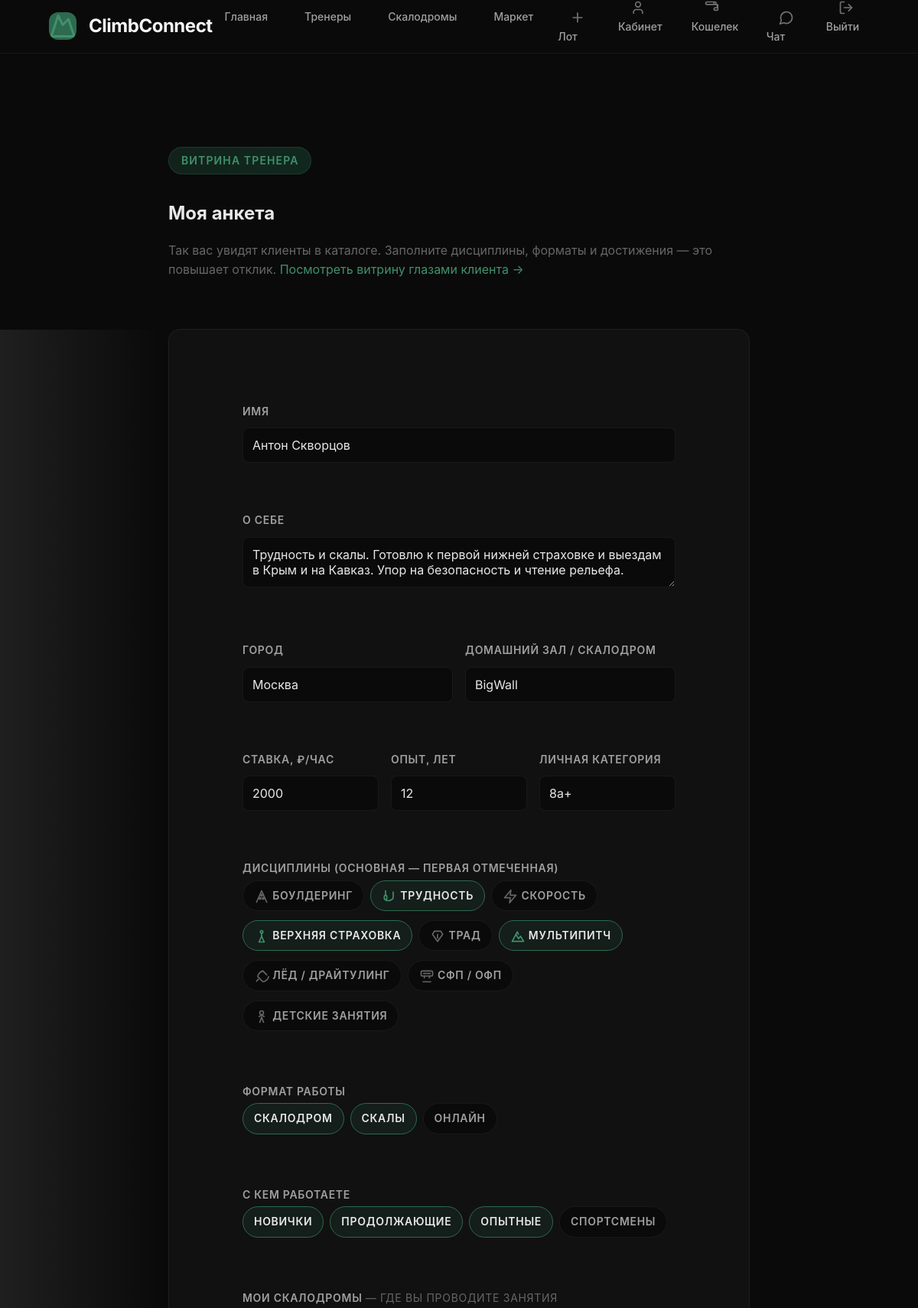
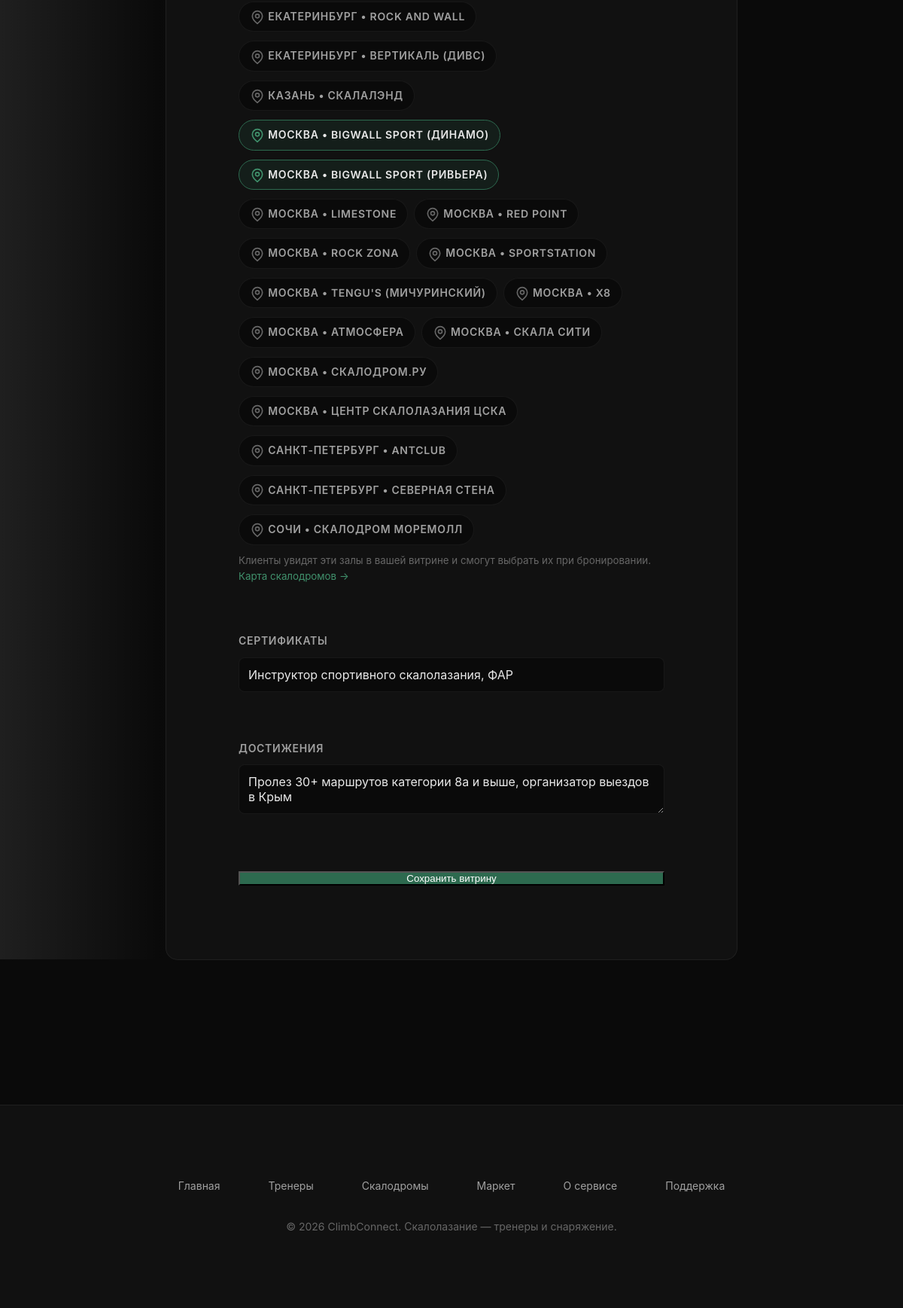
Page /showcase (signed in) on the committed database (2 pictures, top to bottom).
### app/database.py (models this page shows)
class User(Base):
    __tablename__ = "users"
    id = Column(Integer, primary_key=True, index=True)
    name = Column(String(100), nullable=False)
    email = Column(String(100), unique=True, nullable=False)
    phone = Column(String(20))
    password_hash = Column(String(256), nullable=False)
    role = Column(String(20), default="client")
    created_at = Column(DateTime, default=datetime.utcnow)
    fitness_goal = Column(String(50))
    experience_level = Column(String(20))
    preferred_sport = Column(String(50))
    location = Column(String(100))
    budget_min = Column(Integer, default=0)
    budget_max = Column(Integer, default=5000)
    bio = Column(Text)
    specialization = Column(String(50))
    experience_years = Column(Integer, default=0)
    certification = Column(String(200))
    hourly_rate = Column(Integer, default=0)
    rating = Column(Float, default=0.0)
    total_reviews = Column(Integer, default=0)
    total_bookings = Column(Integer, default=0)
    verification_level = Column(Integer, default=0)
    status = Column(String(20), default="active")
    wallet_balance = Column(Numeric(10, 2), default=0.00)
    wallet_bonus = Column(Numeric(10, 2), default=0.00)
    sliding_commission_rate = Column(Float, default=0.20)
    total_earnings = Column(Numeric(10, 2), default=0.00)
    trust_score = Column(Integer, default=100)
    streak_weeks = Column(Integer, default=0)
    achievements = Column(JSON, default=list)
    loyalty_points = Column(Integer, default=0)
    client_level = Column(String(20), default="beginner")
    interests_vector = Column(JSON, default=dict)
    disciplines = Column(JSON, default=list)        # ["bouldering", "lead", ...]
    work_formats = Column(JSON, default=list)       # ["gym", "outdoor", "online"]
    student_levels = Column(JSON, default=list)     # ["beginner", ...]
    gym = Column(String(150))                       # home climbing gym / wall
    personal_grade = Column(String(30))             # e.g. "7c+ / V9"
    achievements_text = Column(Text)                # comps, routes, medals
    showcase_image = Column(String(200))            # custom showcase photo path
    seller_rating = Column(Float, default=0.0)
    seller_reviews_total = Column(Integer, default=0)
    seller_sales = Column(Integer, default=0)

class ClimbingGym(Base):
    __tablename__ = "climbing_gyms"
    id = Column(Integer, primary_key=True, index=True)
    name = Column(String(120), nullable=False)
    city = Column(String(100), nullable=False, index=True)
    address = Column(String(200), nullable=False)
    metro = Column(String(80))                 # nearest metro / landmark
    lat = Column(Float, nullable=False)
    lng = Column(Float, nullable=False)
    disciplines = Column(JSON, default=list)   # ["bouldering", "lead", "speed", ...]
    wall_height = Column(String(40))           # e.g. "12 м"
    price_from = Column(Integer, default=0)    # entry price from, RUB
    description = Column(Text)
    website = Column(String(200))
    created_at = Column(DateTime, default=datetime.utcnow)

### app/main.py (the view)
@app.get("/showcase", response_class=HTMLResponse)
async def showcase_page(request: Request, db: Session = Depends(get_db)):
    user = get_current_user(request, db)
    if not user:
        return RedirectResponse("/login", status_code=302)
    if user.role != "trainer":
        return RedirectResponse("/dashboard", status_code=302)
    all_gyms = db.query(ClimbingGym).order_by(ClimbingGym.city, ClimbingGym.name).all()
    return templates.TemplateResponse("showcase.html", {
        "request": request, "user": user, "all_gyms": all_gyms,
        "trainer_gym_ids": {g.id for g in get_trainer_gyms(db, user.id)},
    })

### templates/showcase.html (shortened to what this page needs)
{% extends "base.html" %}
{% block content %}
<section class="section">
    <div class="container">
        <div class="booking-page" style="max-width: 760px;">
            <span class="section-tag">Витрина тренера</span>
            <h1 style="margin-bottom: var(--space-sm);">Моя анкета</h1>
            <p style="color:var(--text-muted);margin-bottom: var(--space-lg);">
                Так вас увидят клиенты в каталоге. Заполните дисциплины, форматы и достижения — это повышает отклик.
                <a href="/trainer/{{ user.id }}" style="color:var(--accent-light);">Посмотреть витрину глазами клиента →</a>
            </p>
            <div class="booking-form">
                <form id="showcaseForm">
                    <div class="form-group">
                        <label>Имя</label>
                        <input type="text" name="name" value="{{ user.name }}" required>
                    </div>
                    <div class="form-group">
                        <label>О себе</label>
                        <textarea name="bio" placeholder="Стиль работы, подход, чего ждать от занятий...">{{ user.bio or '' }}</textarea>
                    </div>
                    <div style="display:grid;grid-template-columns:1fr 1fr;gap:var(--space-sm);">
                        <div class="form-group">
                            <label>Город</label>
                            <input type="text" name="location" value="{{ user.location or '' }}" placeholder="Москва">
                        </div>
                        <div class="form-group">
                            <label>Домашний зал / скалодром</label>
                            <input type="text" name="gym" value="{{ user.gym or '' }}" placeholder="Скала Сити">
                        </div>
                    </div>
                    <div style="display:grid;grid-template-columns:1fr 1fr 1fr;gap:var(--space-sm);">
                        <div class="form-group">
                            <label>Ставка, ₽/час</label>
                            <input type="number" name="hourly_rate" min="0" value="{{ user.hourly_rate or 0 }}">
                        </div>
                        <div class="form-group">
                            <label>Опыт, лет</label>
                            <input type="number" name="experience_years" min="0" value="{{ user.experience_years or 0 }}">
                        </div>
                        <div class="form-group">
                            <label>Личная категория</label>
                            <input type="text" name="personal_grade" value="{{ user.personal_grade or '' }}" placeholder="7c+ / V9">
                        </div>
                    </div>
                    <div class="form-group">
                        <label>Дисциплины (основная — первая отмеченная)</label>
                        <div class="chips-select">
                            {% for key, d in DISCIPLINES.items() %}
                            <label class="chip-check {% if key in (user.disciplines or []) %}checked{% endif %}">
                                <svg class="icon icon-sm"><use href="#{{ d.icon }}"/></svg>
                                {{ d.name }}
                            </label>
                            {% endfor %}
                        </div>
                    </div>
                    <div class="form-group">
                        <label>Формат работы</label>
                        <div class="chips-select">
                            {% for key, f in FORMATS.items() %}
                            <label class="chip-check {% if key in (user.work_formats or []) %}checked{% endif %}">
                                {{ f }}
                            </label>
                            {% endfor %}
                        </div>
                    </div>
                    <div class="form-group">
                        <label>С кем работаете</label>
                        <div class="chips-select">
                            {% for key, l in LEVELS.items() %}
                            <label class="chip-check {% if key in (user.student_levels or []) %}checked{% endif %}">
                                {{ l }}
                            </label>
                            {% endfor %}
                        </div>
                    </div>
                    <div class="form-group">
                        <label>Мои скалодромы <span style="color:var(--text-muted);font-weight:400;">— где вы проводите занятия</span></label>
                        <div class="chips-select">
                            {% for g in all_gyms %}
                            <label class="chip-check {% if g.id in trainer_gym_ids %}checked{% endif %}">
                                <svg class="icon icon-sm"><use href="#icon-map-pin"/></svg>
                                {{ g.city }} • {{ g.name }}
                            </label>
                            {% endfor %}
                        </div>
                        <small style="color:var(--text-muted);display:block;margin-top:6px;">
                            Клиенты увидят эти залы в вашей витрине и смогут выбрать их при бронировании.
                            <a href="/gyms" target="_blank" style="color:var(--accent-light);">Карта скалодромов →</a>
                        </small>
                    </div>
                    <div class="form-group">
                        <label>Сертификаты</label>
                        <input type="text" name="certification" value="{{ user.certification or '' }}" placeholder="КМС, инструктор ФАР, судья...">
                    </div>
                    <div class="form-group">
                        <label>Достижения</label>
                        <textarea name="achievements_text" placeholder="Соревнования, первопроходы, результаты учеников...">{{ user.achievements_text or '' }}</textarea>
                    </div>
                    <button type="submit" class="btn-primary btn-full">
                        <span>Сохранить витрину</span>
                    </button>
                </form>
            </div>
        </div>
    </div>
</section>
{% endblock %}

### templates/base.html (style rules this page uses)
body { opacity: 0; animation: bodyFadeIn 0.4s ease 0.1s forwards; }

### rows in the picture
User: name "Антон Скворцов", bio "Трудность и скалы. Готовлю к первой нижней страховке и выездам в Крым и на Кавказ. Упор на безопасность и чтение рельефа.", location "Москва", gym "BigWall", hourly_rate "2000", experience_years "12", personal_grade "8a+", certification "Инструктор спортивного скалолазания, ФАР", achievements_text "Пролез 30+ маршрутов категории 8а и выше, организатор выездов в Крым"
ClimbingGym: city "ЕКАТЕРИНБУРГ", name "ROCK AND WALL"
ClimbingGym: city "ЕКАТЕРИНБУРГ", name "ВЕРТИКАЛЬ (ДИВС)"
ClimbingGym: city "КАЗАНЬ", name "СКАЛАЛЭНД"
ClimbingGym: city "МОСКВА", name "BIGWALL SPORT (ДИНАМО)"
ClimbingGym: city "МОСКВА", name "BIGWALL SPORT (РИВЬЕРА)"
ClimbingGym: city "МОСКВА", name "LIMESTONE"
ClimbingGym: city "МОСКВА", name "RED POINT"
ClimbingGym: city "МОСКВА", name "ROCK ZONA"
ClimbingGym: city "МОСКВА", name "SPORTSTATION"
ClimbingGym: city "МОСКВА", name "TENGU'S (МИЧУРИНСКИЙ)"
ClimbingGym: city "МОСКВА", name "X8"
ClimbingGym: city "МОСКВА", name "АТМОСФЕРА"
ClimbingGym: city "МОСКВА", name "СКАЛА СИТИ"
ClimbingGym: city "МОСКВА", name "СКАЛОДРОМ.РУ"
ClimbingGym: city "МОСКВА", name "ЦЕНТР СКАЛОЛАЗАНИЯ ЦСКА"
ClimbingGym: city "САНКТ-ПЕТЕРБУРГ", name "ANTCLUB"
ClimbingGym: city "САНКТ-ПЕТЕРБУРГ", name "СЕВЕРНАЯ СТЕНА"
ClimbingGym: city "СОЧИ", name "СКАЛОДРОМ МОРЕМОЛЛ"

### other values in the picture
{{ d.name }} "БОУЛДЕРИНГ" "ТРУДНОСТЬ" "СКОРОСТЬ" "ВЕРХНЯЯ СТРАХОВКА" "ТРАД" "МУЛЬТИПИТЧ" "ЛЁД / ДРАЙТУЛИНГ" "СФП / ОФП" "ДЕТСКИЕ ЗАНЯТИЯ"
{{ f }} "СКАЛОДРОМ" "СКАЛЫ" "ОНЛАЙН"
{{ l }} "НОВИЧКИ" "ПРОДОЛЖАЮЩИЕ" "ОПЫТНЫЕ" "СПОРТСМЕНЫ"
